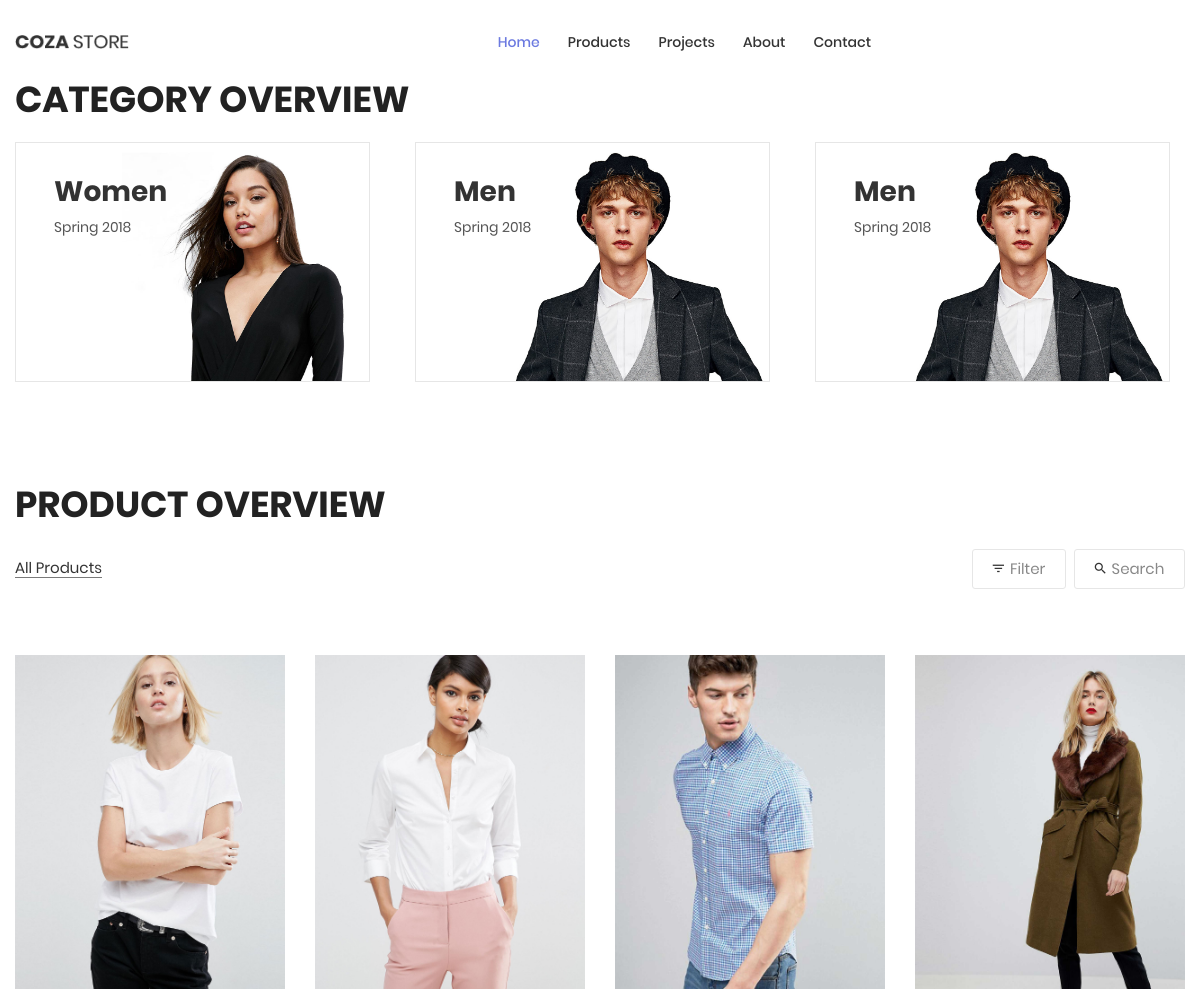
The app's page / (upper part), older data.
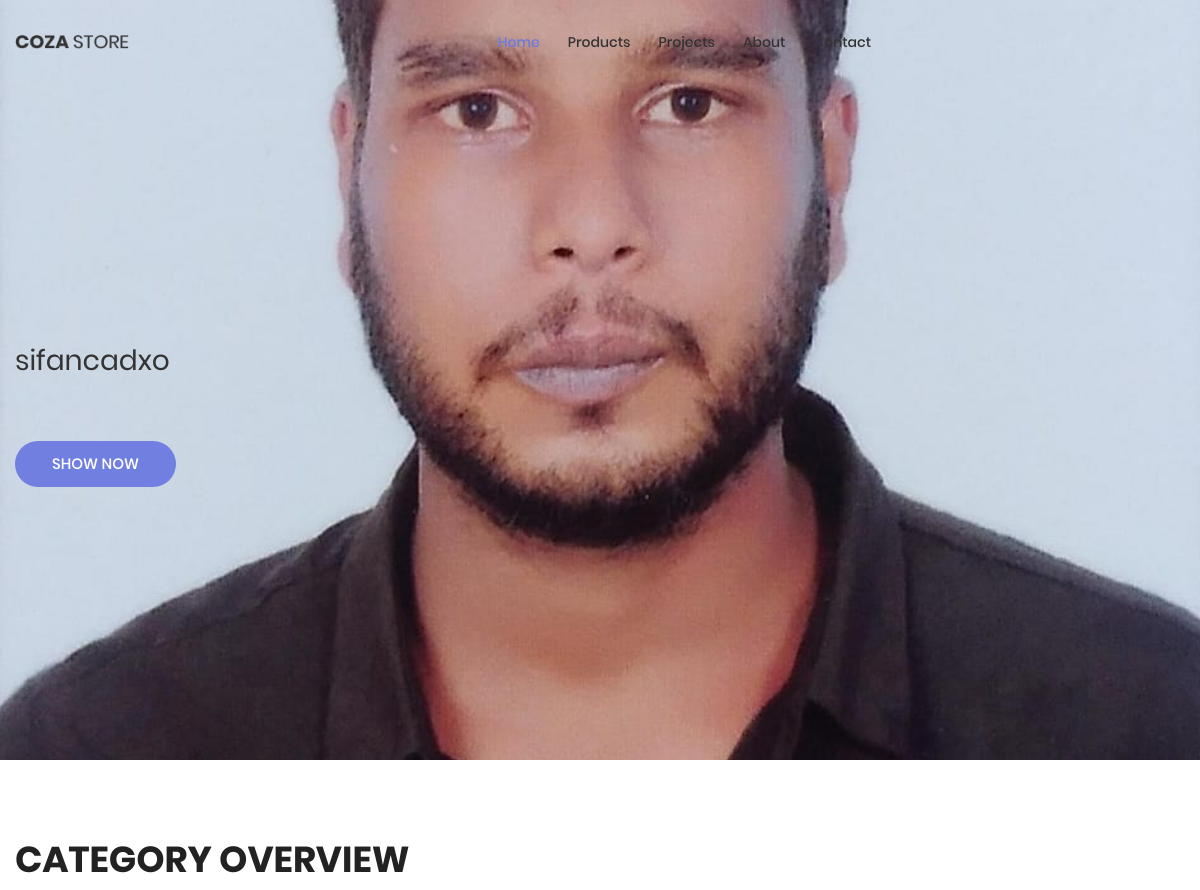
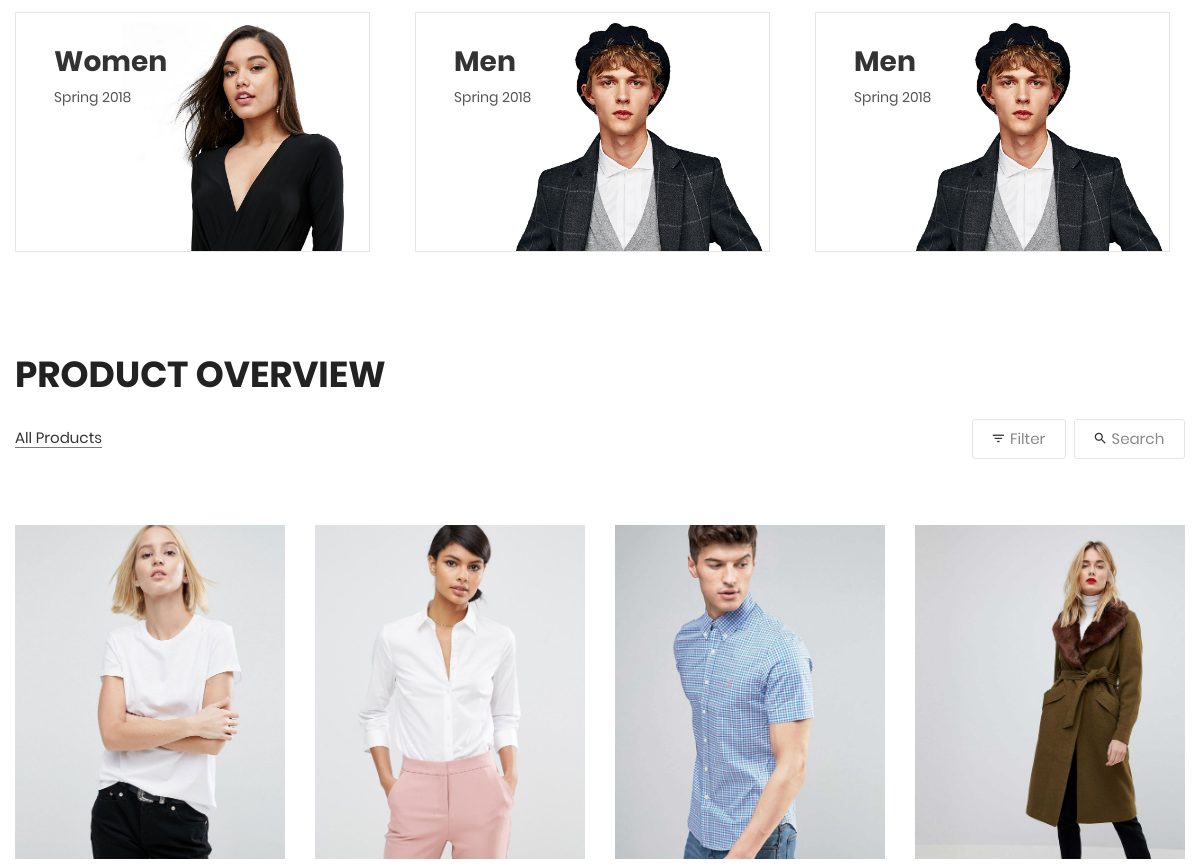
The same page, newer data (2 pictures, top to bottom).
### dashboard/models.py (models this page shows, shortened)
class BgImages(models.Model):
    image = models.ImageField(upload_to='media/backgroundimages/')
    sub_heading = models.CharField(max_length=150,blank=True,null=True)
    main_heading = models.CharField(max_length=150,blank=True,null=True)

### userside/views.py (the view)
# urls.py: 2. Add a URL to urlpatterns:  path('', Home.as_view(), name='home')
class Home(ListView):
    template_name = 'user/home.html'
    context_object_name = 'data_list'
    def get_queryset(self):
        bg_images = BgImages.objects.all()
        return {'bg_images': bg_images}

### templates/user/home.html (shortened to what this page needs)
{% extends "user/base.html" %}
{% load static %}
{% block body %}
<section class="section-slide">
    <div class="wrap-slick1">
        <div class="slick1">
			{% for bg_image in data_list.bg_images %}
            <div class="item-slick1" style="background-image: url( {{ bg_image.image }});">
                <div class="container h-full">
                    <div class="flex-col-l-m h-full p-t-100 p-b-30 respon5">
                        <div class="layer-slick1 animated visible-false" data-appear="fadeInDown" data-delay="0">
                            <span class="ltext-101 cl2 respon2">
                               {{bg_image.sub_heading}}
                            </span>
                        </div>
                        <div class="layer-slick1 animated visible-false" data-appear="zoomIn" data-delay="1600">
                            <a href="product.html" class="flex-c-m stext-101 cl0 size-101 bg1 bor1 hov-btn1 p-lr-15 trans-04">
                                Show Now
                            </a>
                        </div>
                    </div>
                </div>
            </div>
			{% endfor %}
        </div>
    </div>
</section>
	<div class="sec-banner bg0 p-t-80 p-b-50">
		<div class="container">
			<div class="mb-4">
				<h3 class="ltext-103 cl5">
					Category Overview
				</h3>
			</div>
			<div class="row ">
				<div class="scroll-container" >
					<div class="col-md-6 col-xl-4 p-b-30 m-lr-auto ">
						<div class="block1 wrap-pic-w">
							<img src="{%static 'images/banner-01.jpg'%}" alt="IMG-BANNER">
							<a href="product.html" class="block1-txt ab-t-l s-full flex-col-l-sb p-lr-38 p-tb-34 trans-03 respon3">
								<div class="block1-txt-child1 flex-col-l">
									<span class="block1-name ltext-102 trans-04 p-b-8">
										Women
									</span>
									<span class="block1-info stext-102 trans-04">
										Spring 2018
									</span>
								</div>
							</a>
						</div>
					</div>
					<div class="col-md-6 col-xl-4 p-b-30 m-lr-auto">
						<div class="block1 wrap-pic-w">
							<img src="{%static 'images/banner-02.jpg'%}" alt="IMG-BANNER">
							<a href="product.html" class="block1-txt ab-t-l s-full flex-col-l-sb p-lr-38 p-tb-34 trans-03 respon3">
								<div class="block1-txt-child1 flex-col-l">
									<span class="block1-name ltext-102 trans-04 p-b-8">
										Men
									</span>
									<span class="block1-info stext-102 trans-04">
										Spring 2018
									</span>
								</div>
							</a>
						</div>
					</div>
					<div class="col-md-6 col-xl-4 p-b-30 m-lr-auto">
						<div class="block1 wrap-pic-w">
							<img src="{%static 'images/banner-02.jpg'%}" alt="IMG-BANNER">
							<a href="product.html" class="block1-txt ab-t-l s-full flex-col-l-sb p-lr-38 p-tb-34 trans-03 respon3">
								<div class="block1-txt-child1 flex-col-l">
									<span class="block1-name ltext-102 trans-04 p-b-8">
										Men
									</span>
									<span class="block1-info stext-102 trans-04">
										Spring 2018
									</span>
								</div>
							</a>
						</div>
					</div>
				</div>
			</div>
		</div>
	</div>
	<section class="bg0 p-t-23 p-b-140">
		<div class="container">
			<div class="p-b-10">
				<h3 class="ltext-103 cl5">
					Product Overview
				</h3>
			</div>
			<div class="flex-w flex-sb-m p-b-52">
				<div class="flex-w flex-l-m filter-tope-group m-tb-10">
					<button class="stext-106 cl6 hov1 bor3 trans-04 m-r-32 m-tb-5 how-active1" data-filter="*">
						All Products
					</button>
				</div>
				<div class="flex-w flex-c-m m-tb-10">
					<div class="flex-c-m stext-106 cl6 size-104 bor4 pointer hov-btn3 trans-04 m-r-8 m-tb-4 js-show-filter">
						<i class="icon-filter cl2 m-r-6 fs-15 trans-04 zmdi zmdi-filter-list"></i>
						 Filter
					</div>
					<div class="flex-c-m stext-106 cl6 size-105 bor4 pointer hov-btn3 trans-04 m-tb-4 js-show-search">
						<i class="icon-search cl2 m-r-6 fs-15 trans-04 zmdi zmdi-search"></i>
						Search
					</div>
				</div>
			</div>
			<div class="row isotope-grid">
				<div class="col-sm-6 col-md-4 col-lg-3 p-b-35 isotope-item women">
					<div class="block2">
						<div class="block2-pic hov-img0">
							<img src="{%static 'images/product-01.jpg'%}" alt="IMG-PRODUCT">
						</div>
						<div class="block2-txt flex-w flex-t p-t-14">
						</div>
					</div>
				</div>
				<div class="col-sm-6 col-md-4 col-lg-3 p-b-35 isotope-item women">
					<div class="block2">
						<div class="block2-pic hov-img0">
							<img src="{%static 'images/product-02.jpg'%}" alt="IMG-PRODUCT">
						</div>
						<div class="block2-txt flex-w flex-t p-t-14">
						</div>
					</div>
				</div>
				<div class="col-sm-6 col-md-4 col-lg-3 p-b-35 isotope-item men">
					<div class="block2">
						<div class="block2-pic hov-img0">
							<img src="{%static 'images/product-03.jpg'%}" alt="IMG-PRODUCT">
						</div>
						<div class="block2-txt flex-w flex-t p-t-14">
						</div>
					</div>
				</div>
				<div class="col-sm-6 col-md-4 col-lg-3 p-b-35 isotope-item women">
					<div class="block2">
						<div class="block2-pic hov-img0">
							<img src="{%static 'images/product-04.jpg'%}" alt="IMG-PRODUCT">
						</div>
						<div class="block2-txt flex-w flex-t p-t-14">
						</div>
					</div>
				</div>
			<div class="flex-c-m flex-w w-full p-t-45">
			</div>
		</div>
	</section>
{% endblock  %}

### templates/user/base.html (shortened to what this page needs)
{% load static %}
<!DOCTYPE html>
<html lang="en">
<head>
	<link rel="stylesheet" type="text/css" href="{%static 'vendor/bootstrap/css/bootstrap.min.css' %}">
	<link rel="stylesheet" type="text/css" href="{%static 'fonts/font-awesome-4.7.0/css/font-awesome.min.css' %}">
	<link rel="stylesheet" type="text/css" href="{%static 'fonts/iconic/css/material-design-iconic-font.min.css' %}">
	<link rel="stylesheet" type="text/css" href="{%static 'fonts/linearicons-v1.0.0/icon-font.min.css' %}">
	<link rel="stylesheet" type="text/css" href="{%static 'vendor/animate/animate.css' %}">
	<link rel="stylesheet" type="text/css" href="{%static 'vendor/css-hamburgers/hamburgers.min.css' %}">
	<link rel="stylesheet" type="text/css" href="{%static 'vendor/animsition/css/animsition.min.css' %}">
	<link rel="stylesheet" type="text/css" href="{%static 'vendor/select2/select2.min.css' %}">
	<link rel="stylesheet" type="text/css" href="{%static 'vendor/daterangepicker/daterangepicker.css' %}">
	<link rel="stylesheet" type="text/css" href="{%static 'vendor/slick/slick.css' %}">
	<link rel="stylesheet" type="text/css" href="{%static 'vendor/MagnificPopup/magnific-popup.css' %}">
	<link rel="stylesheet" type="text/css" href="{%static 'vendor/perfect-scrollbar/perfect-scrollbar.css' %}">
	<link rel="stylesheet" type="text/css" href="{%static 'css/util.css' %}">
	<link rel="stylesheet" type="text/css" href="{%static 'css/main.css' %}">
<body class="animsition">
{% include "user/navbar.html" %}
{% block body %}{% endblock %}
</body>
</html>

### templates/user/navbar.html (shortened to what this page needs)
{% load static %}
	<header>
		<div class="container-menu-desktop">
			<div class="wrap-menu-desktop" style="top: 0 !important;">
				<nav class="limiter-menu-desktop container" >
					<a href="{%url 'Home'%}" class="logo">
						<img src="{% static "images/icons/logo-01.png" %}" alt="IMG-LOGO">
					</a>
					<div class="menu-desktop"style="display: flex !important; justify-content: center !important; align-items: center !important; width: 100%;">
						<ul class="main-menu">
							<li class="active-menu">
								<a href="{%url 'Home'%}">Home</a>
							</li>
							<li>
								<a href="{%url 'Category'%}">Products</a>
							</li>
							<li >
								<a href="shoping-cart.html">Projects</a>
							</li>
							<li>
								<a href="about.html">About</a>
							</li>
							<li>
								<a href="contact.html">Contact</a>
							</li>
						</ul>
					</div>
				</nav>
			</div>
		</div>
	</header>

### templates/user/footer.html (shortened to what this page needs)
{% load static %}

### static/css/main.css (style rules this page uses)
.container { max-width: 1380px; }
@media (max-width: 1600px) { .container { max-width: 1200px; } }
.slick-slide { outline: none !important; }
.container-menu-desktop { height: auto; width: 100%; position: relative; -webkit-transition: all 0.3s; -o-transition: all 0.3s; -moz-transition: all 0.3s; transition: all 0.3s; }
.wrap-menu-desktop { position: fixed; z-index: 1100; background-color: transparent; width: 100%; height: 84px; top: 40px; left: 0px; -webkit-transition: height 0.3s, background-color 0.3s; -o-transition: height 0.3s, background-color 0.3s; -moz-transition: height 0.3s, background-color 0.3s; transition: height 0.3s, background-color 0.3s; }
.limiter-menu-desktop { height: 100%; display: -webkit-box; display: -webkit-flex; display: -moz-box; display: -ms-flexbox; display: flex; align-items: center; background-color: transparent; }
.logo { display: -webkit-box; display: -webkit-flex; display: -moz-box; display: -ms-flexbox; display: flex; align-items: center; height: 65%; margin-right: 55px; }
.logo img { max-width: 100%; max-height: 100%; }
.menu-desktop { display: -webkit-box; display: -webkit-flex; display: -moz-box; display: -ms-flexbox; display: flex; align-items: center; height: 100%; }
.main-menu { list-style-type: none; margin: 0; display: -webkit-box; display: -webkit-flex; display: -moz-box; display: -ms-flexbox; display: flex; align-items: center; }
.main-menu > li { display: block; position: relative; padding: 20px 10px 20px 0px; margin: 0px 4px 0px 14px; }
.main-menu > li > a { font-family: Poppins-Medium; font-size: 14px; color: #333; padding: 5px 0px; transition: all 0.4s; -webkit-transition: all 0.4s; -o-transition: all 0.4s; -moz-transition: all 0.4s; }
.main-menu > li.active-menu > a { color: #6c7ae0; }
.wrap-slick1 { position: relative; }
.item-slick1 { height: calc(100vh - 40px); background-size: cover; background-repeat: no-repeat; background-position: center center; }
.block1 { position: relative; border: 1px solid #e6e6e6; }
.block1-txt { background-color: rgba(103,117,214,0.0); }
.block1-name { color: #333; }
.block1-info { color: #555; }
.block2-pic { position: relative; }
.cl0 { color: #fff; }
.cl2 { color: #333; }
.cl5 { color: #222; }
.cl6 { color: #888; }
.stext-101 { font-family: Poppins-Medium; font-size: 15px; line-height: 1.466667; text-transform: uppercase; }
.stext-102 { font-family: Poppins-Regular; font-size: 14px; line-height: 1.7; }
.stext-106 { font-family: Poppins-Regular; font-size: 15px; line-height: 1.2; }
.ltext-101 { font-family: Poppins-Regular; font-size: 28px; line-height: 1.2857; }
.ltext-102 { font-family: Poppins-Bold; font-size: 28px; line-height: 1.1; }
.ltext-103 { font-family: Poppins-Bold; font-size: 36px; line-height: 1.1; text-transform: uppercase; }
.size-101 { min-width: 161px; height: 46px; }
.size-104 { min-width: 94px; height: 40px; }
.size-105 { min-width: 111px; height: 40px; }
.bg0 { background-color: #fff; }
.bg1 { background-color: #717fe0; }
.bor1 { border-radius: 23px; }
.bor3 { border-bottom: 1px solid transparent; }
.bor4 { border: 1px solid #e6e6e6; border-radius: 3px; }
.how-active1 { color: #333; border-color: #797979; }
.hov-img0 { display: block; overflow: hidden; }
.hov-img0 img { width: 100%; -webkit-transition: transform 0.9s ease; -o-transition: transform 0.9s ease; -moz-transition: transform 0.9s ease; transition: transform 0.9s ease; }

### templates/user/base.html (style rules this page uses)
.col-md-6 { flex: 0 0 auto; }
.block1 { display: inline-block; margin-right: 15px; }

Row changes from the older to the newer data that the page shows:
added BgImages: image (picture), sub_heading "sifancadxo"
